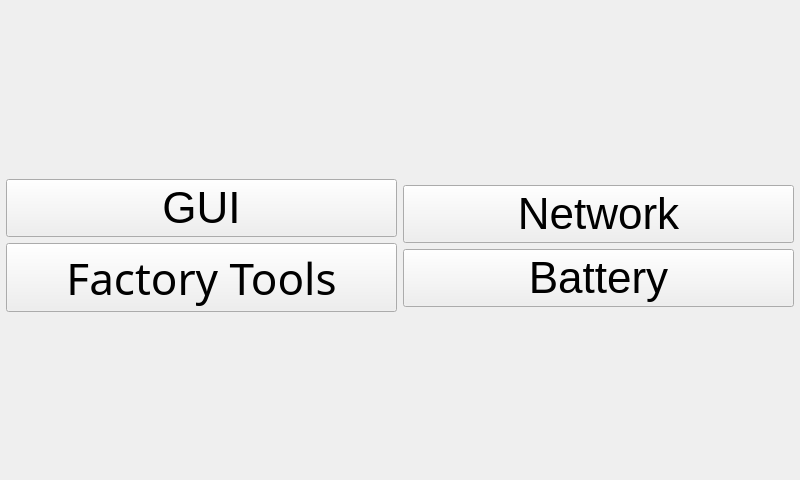
<?xml version="1.0" encoding="UTF-8"?>
<ui version="4.0">
 <class>AdvancedSettingsWidget</class>
 <widget class="QWidget" name="AdvancedSettingsWidget">
  <property name="geometry">
   <rect>
    <x>0</x>
    <y>0</y>
    <width>800</width>
    <height>480</height>
   </rect>
  </property>
  <property name="windowTitle">
   <string>Settings</string>
  </property>
  <layout class="QVBoxLayout" name="verticalLayout_4">
   <property name="leftMargin">
    <number>6</number>
   </property>
   <property name="rightMargin">
    <number>6</number>
   </property>
   <property name="bottomMargin">
    <number>0</number>
   </property>
   <item>
    <layout class="QHBoxLayout" name="horizontalLayout">
     <item>
      <layout class="QVBoxLayout" name="verticalLayout_3">
       <item>
        <spacer name="verticalSpacer_3">
         <property name="orientation">
          <enum>Qt::Vertical</enum>
         </property>
         <property name="sizeHint" stdset="0">
          <size>
           <width>20</width>
           <height>40</height>
          </size>
         </property>
        </spacer>
       </item>
       <item>
        <widget class="QPushButton" name="gui">
         <property name="font">
          <font>
           <pointsize>33</pointsize>
          </font>
         </property>
         <property name="text">
          <string>GUI</string>
         </property>
         <property name="icon">
          <iconset resource="../rc/icons.qrc">
           <normaloff>:/icons/table.png</normaloff>:/icons/table.png</iconset>
         </property>
         <property name="iconSize">
          <size>
           <width>35</width>
           <height>35</height>
          </size>
         </property>
        </widget>
       </item>
       <item>
        <widget class="QPushButton" name="factory">
         <property name="font">
          <font>
           <family>Sans</family>
           <pointsize>33</pointsize>
          </font>
         </property>
         <property name="text">
          <string>Factory Tools</string>
         </property>
         <property name="icon">
          <iconset resource="../rc/icons.qrc">
           <normaloff>:/icons/industry.png</normaloff>:/icons/industry.png</iconset>
         </property>
         <property name="iconSize">
          <size>
           <width>35</width>
           <height>35</height>
          </size>
         </property>
        </widget>
       </item>
       <item>
        <spacer name="verticalSpacer_2">
         <property name="orientation">
          <enum>Qt::Vertical</enum>
         </property>
         <property name="sizeHint" stdset="0">
          <size>
           <width>20</width>
           <height>40</height>
          </size>
         </property>
        </spacer>
       </item>
      </layout>
     </item>
     <item>
      <layout class="QVBoxLayout" name="verticalLayout_2">
       <item>
        <spacer name="verticalSpacer_4">
         <property name="orientation">
          <enum>Qt::Vertical</enum>
         </property>
         <property name="sizeHint" stdset="0">
          <size>
           <width>20</width>
           <height>40</height>
          </size>
         </property>
        </spacer>
       </item>
       <item>
        <widget class="QPushButton" name="network">
         <property name="font">
          <font>
           <pointsize>33</pointsize>
          </font>
         </property>
         <property name="text">
          <string>Network</string>
         </property>
         <property name="icon">
          <iconset resource="../rc/icons.qrc">
           <normaloff>:/icons/network-wired.png</normaloff>:/icons/network-wired.png</iconset>
         </property>
         <property name="iconSize">
          <size>
           <width>35</width>
           <height>35</height>
          </size>
         </property>
        </widget>
       </item>
       <item>
        <widget class="QPushButton" name="battery">
         <property name="font">
          <font>
           <pointsize>33</pointsize>
          </font>
         </property>
         <property name="text">
          <string>Battery</string>
         </property>
         <property name="icon">
          <iconset resource="../rc/icons.qrc">
           <normaloff>:/icons/battery-full.png</normaloff>:/icons/battery-full.png</iconset>
         </property>
         <property name="iconSize">
          <size>
           <width>35</width>
           <height>35</height>
          </size>
         </property>
        </widget>
       </item>
       <item>
        <spacer name="verticalSpacer">
         <property name="orientation">
          <enum>Qt::Vertical</enum>
         </property>
         <property name="sizeHint" stdset="0">
          <size>
           <width>20</width>
           <height>40</height>
          </size>
         </property>
        </spacer>
       </item>
      </layout>
     </item>
    </layout>
   </item>
  </layout>
 </widget>
 <resources>
  <include location="../rc/icons.qrc"/>
 </resources>
 <connections/>
</ui>
